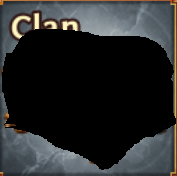
#> input picture chest-tracker/images/chest-colors/level-0-t.png, 177 x 176 px; its folder holds only this picture in this run
$ python test_hsv.py
#> lines starting #> are read from the running program, lines starting #| are printed output that depends on the picture; after the words box and inside, x2 and y2 are one past the last pixel; in counts of white or black regions, pixels touching at a corner belong together
import cv2
import glob
import os
import numpy as np
from collections import defaultdict

for path in glob.glob("images/chest-colors/*.png"):
    img = cv2.imread(path)
#> img is the input picture: shape (176, 177, 3); mean B, G, R 41.5, 41.2, 39.6
    if img is None:
        continue
    # resize to small to average
    img = cv2.resize(img, (50, 50))
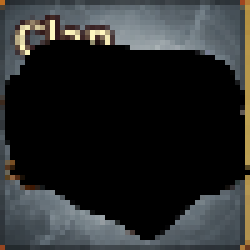
#> img: shape (50, 50, 3) (shown 5 times larger); mean B, G, R 41.4, 41.3, 39.4
    hsv = cv2.cvtColor(img, cv2.COLOR_BGR2HSV)
#> hsv: shape (50, 50, 3); mean H, S, V 38.9, 21.7, 45.1

    # We want to ignore very dark (low V) or very washed out (low S) colors
    mask = (hsv[:,:,1] > 40) & (hsv[:,:,2] > 40)
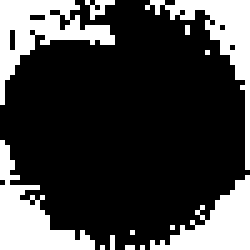
#> mask: shape (50, 50) bool (shown 5 times larger); 25.9% white; 13 white regions (9 under 20 px), largest, box (x1, y1, x2, y2) and area: (0, 0, 23, 21) 173, (0, 28, 19, 50) 164, (29, 0, 50, 34) 148, (30, 35, 50, 50) 140

    if np.any(mask):
        valid_hues = hsv[:,:,0][mask]
#> valid_hues = 648 values, max 179 at index 132, min 0 at index 110, mean 87.29
        median_hue = np.median(valid_hues)
#> median_hue = 102
        median_sat = np.median(hsv[:,:,1][mask])
#> median_sat = 48
        median_val = np.median(hsv[:,:,2][mask])
#> median_val = 92
        print(f"{os.path.basename(path)} -> Median Hue: {median_hue}, Sat: {median_sat}, Val: {median_val}")
#| level-0-t.png -> Median Hue: 102.0, Sat: 48.0, Val: 92.0
    else:
        print(f"{os.path.basename(path)} -> No saturated colors found")

$ run again, on chest-tracker/images/chest-colors/level-15-t.png
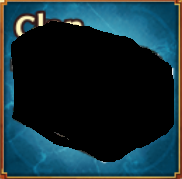
#> input picture chest-tracker/images/chest-colors/level-15-t.png, 182 x 179 px
#> img is the input picture: shape (179, 182, 3); mean B, G, R 51.3, 44, 21.1
#> `img = cv2.resize(img, (50, 50))`:
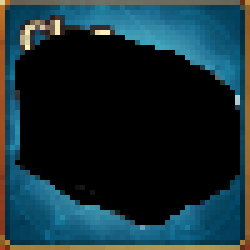
#> img: shape (50, 50, 3) (shown 5 times larger); mean B, G, R 51.4, 44.7, 22.1
#> hsv: shape (50, 50, 3); mean H, S, V 39.1, 90.8, 58.8
#> `mask = (hsv[:,:,1] > 40) & (hsv[:,:,2] > 40)`:
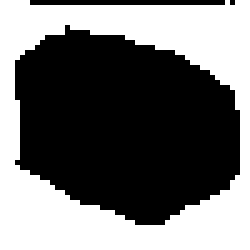
#> mask: shape (50, 50) bool (shown 5 times larger); 44.6% white; 1 white region, box (x1, y1, x2, y2) and area: (0, 0, 50, 50) 1114
#> valid_hues = 1114 values, max 179 at index 120, min 0 at index 271, mean 85.56
#> median_hue = 99
#> median_sat = 211
#> median_val = 130
#| level-15-t.png -> Median Hue: 99.0, Sat: 211.0, Val: 130.0
